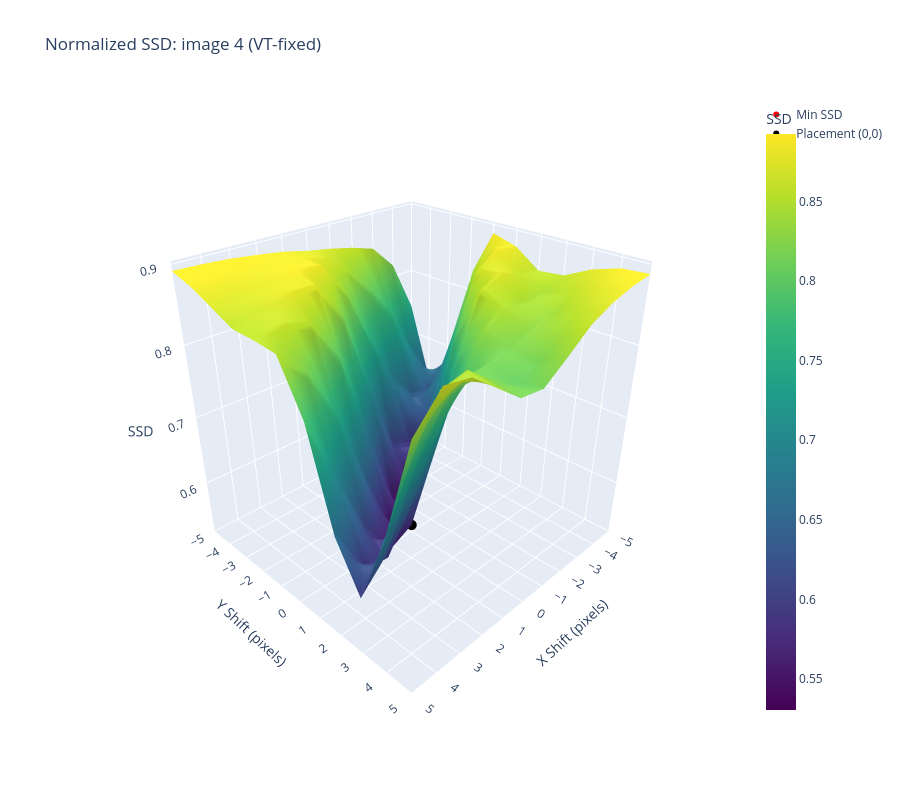

Source (notebook cell):
### Code cell
import plotly.graph_objects as go

# SSD surface plot (plotly) - image 4, from the per-frame SSD above (same style as calibration_test)
im_ind = 4
ssds = ssd_april[im_ind]   # dict name copied from calib_raw - holds VT-fixed SSDs here
x = np.linspace(-n, n, 2*n + 1)
Y, X = np.meshgrid(x, x)  # ssds indexed [shiftx + n, shifty + n]

idrow, idcol = np.unravel_index(np.argmin(ssds), ssds.shape)
fig = go.Figure()
fig.add_surface(x=X, y=Y, z=ssds, colorscale='Viridis', colorbar=dict(title='SSD'), name='SSD Surface')
fig.add_trace(go.Scatter3d(x=[idrow - n], y=[idcol - n], z=[ssds[idrow, idcol]],
                           mode='markers', marker=dict(size=6, color='red'), name='Min SSD'))
fig.add_trace(go.Scatter3d(x=[0], y=[0], z=[ssds[n, n]],
                           mode='markers', marker=dict(size=6, color='black'), name='Placement (0,0)'))
fig.update_layout(
    title=f'Normalized SSD: image {im_ind} (VT-fixed)',
    scene=dict(xaxis=dict(title='X Shift (pixels)', range=[-n, n], dtick=1),
               yaxis=dict(title='Y Shift (pixels)', range=[-n, n], dtick=1),
               zaxis=dict(title='SSD'),
               camera=dict(eye=dict(x=1.5, y=1.5, z=1.2)),
               aspectmode='cube'),
    width=900, height=800)
fig.show()

### Figure 1 — Plotly figure (JSON) as saved in the notebook; plotly's stock layout.template omitted (floating-point values rounded to 4 significant figures)
{"data": [{"colorbar": {"title": {"text": "SSD"}}, "colorscale": [[0, "#440154"], [0.1111, "#482878"], [0.2222, "#3e4989"], [0.3333, "#31688e"], [0.4444, "#26828e"], [0.5556, "#1f9e89"], [0.6667, "#35b779"], [0.7778, "#6ece58"], [0.8889, "#b5de2b"], [1, "#fde725"]], "name": "SSD Surface", "type": "surface", "x": [[-5.0, -5.0, -5.0, -5.0, -5.0, -5.0, -5.0, -5.0, -5.0, -5.0, -5.0], [-4.0, -4.0, -4.0, -4.0, -4.0, -4.0, -4.0, -4.0, -4.0, -4.0, -4.0], [-3.0, -3.0, -3.0, -3.0, -3.0, -3.0, -3.0, -3.0, -3.0, -3.0, -3.0], [-2.0, -2.0, -2.0, -2.0, -2.0, -2.0, -2.0, -2.0, -2.0, -2.0, -2.0], [-1.0, -1.0, -1.0, -1.0, -1.0, -1.0, -1.0, -1.0, -1.0, -1.0, -1.0], [0.0, 0.0, 0.0, 0.0, 0.0, 0.0, 0.0, 0.0, 0.0, 0.0, 0.0], [1.0, 1.0, 1.0, 1.0, 1.0, 1.0, 1.0, 1.0, 1.0, 1.0, 1.0], [2.0, 2.0, 2.0, 2.0, 2.0, 2.0, 2.0, 2.0, 2.0, 2.0, 2.0], [3.0, 3.0, 3.0, 3.0, 3.0, 3.0, 3.0, 3.0, 3.0, 3.0, 3.0], [4.0, 4.0, 4.0, 4.0, 4.0, 4.0, 4.0, 4.0, 4.0, 4.0, 4.0], [5.0, 5.0, 5.0, 5.0, 5.0, 5.0, 5.0, 5.0, 5.0, 5.0, 5.0]], "y": [[-5.0, -4.0, -3.0, -2.0, -1.0, 0.0, 1.0, 2.0, 3.0, 4.0, 5.0], [-5.0, -4.0, -3.0, -2.0, -1.0, 0.0, 1.0, 2.0, 3.0, 4.0, 5.0], [-5.0, -4.0, -3.0, -2.0, -1.0, 0.0, 1.0, 2.0, 3.0, 4.0, 5.0], [-5.0, -4.0, -3.0, -2.0, -1.0, 0.0, 1.0, 2.0, 3.0, 4.0, 5.0], [-5.0, -4.0, -3.0, -2.0, -1.0, 0.0, 1.0, 2.0, 3.0, 4.0, 5.0], [-5.0, -4.0, -3.0, -2.0, -1.0, 0.0, 1.0, 2.0, 3.0, 4.0, 5.0], [-5.0, -4.0, -3.0, -2.0, -1.0, 0.0, 1.0, 2.0, 3.0, 4.0, 5.0], [-5.0, -4.0, -3.0, -2.0, -1.0, 0.0, 1.0, 2.0, 3.0, 4.0, 5.0], [-5.0, -4.0, -3.0, -2.0, -1.0, 0.0, 1.0, 2.0, 3.0, 4.0, 5.0], [-5.0, -4.0, -3.0, -2.0, -1.0, 0.0, 1.0, 2.0, 3.0, 4.0, 5.0], [-5.0, -4.0, -3.0, -2.0, -1.0, 0.0, 1.0, 2.0, 3.0, 4.0, 5.0]], "z": [[0.7423, 0.6347, 0.6776, 0.8114, 0.8885, 0.8789, 0.8554, 0.8587, 0.8757, 0.8864, 0.8887], [0.8168, 0.6907, 0.6308, 0.7223, 0.8468, 0.8862, 0.8605, 0.8433, 0.8558, 0.875, 0.8836], [0.8504, 0.7584, 0.6404, 0.639, 0.7632, 0.8663, 0.8733, 0.8431, 0.8382, 0.8578, 0.8748], [0.8603, 0.806, 0.6841, 0.5875, 0.644, 0.7839, 0.8606, 0.8489, 0.829, 0.8389, 0.8605], [0.8674, 0.846, 0.7541, 0.6069, 0.5425, 0.642, 0.7796, 0.8326, 0.8182, 0.8137, 0.8359], [0.8731, 0.8726, 0.8357, 0.7095, 0.5531, 0.5306, 0.6595, 0.7819, 0.8141, 0.8036, 0.8133], [0.8805, 0.8819, 0.8813, 0.8228, 0.6715, 0.5395, 0.5733, 0.7171, 0.8127, 0.8235, 0.817], [0.8851, 0.8815, 0.8855, 0.8758, 0.7899, 0.6351, 0.5549, 0.6465, 0.7871, 0.8487, 0.8424], [0.889, 0.8813, 0.8758, 0.8783, 0.8506, 0.7421, 0.6028, 0.5897, 0.7199, 0.8412, 0.8682], [0.8913, 0.883, 0.8708, 0.8644, 0.8627, 0.818, 0.6972, 0.5912, 0.6393, 0.7849, 0.8739], [0.8924, 0.8834, 0.87, 0.8562, 0.8554, 0.8528, 0.7902, 0.6643, 0.6028, 0.6999, 0.8363]]}, {"marker": {"color": "red", "size": 6}, "mode": "markers", "name": "Min SSD", "type": "scatter3d", "x": [0], "y": [0], "z": [0.5306]}, {"marker": {"color": "black", "size": 6}, "mode": "markers", "name": "Placement (0,0)", "type": "scatter3d", "x": [0], "y": [0], "z": [0.5306]}], "layout": {"height": 800, "scene": {"aspectmode": "cube", "camera": {"eye": {"x": 1.5, "y": 1.5, "z": 1.2}}, "xaxis": {"dtick": 1, "range": [-5, 5], "title": {"text": "X Shift (pixels)"}}, "yaxis": {"dtick": 1, "range": [-5, 5], "title": {"text": "Y Shift (pixels)"}}, "zaxis": {"title": {"text": "SSD"}}}, "title": {"text": "Normalized SSD: image 4 (VT-fixed)"}, "width": 900}}
